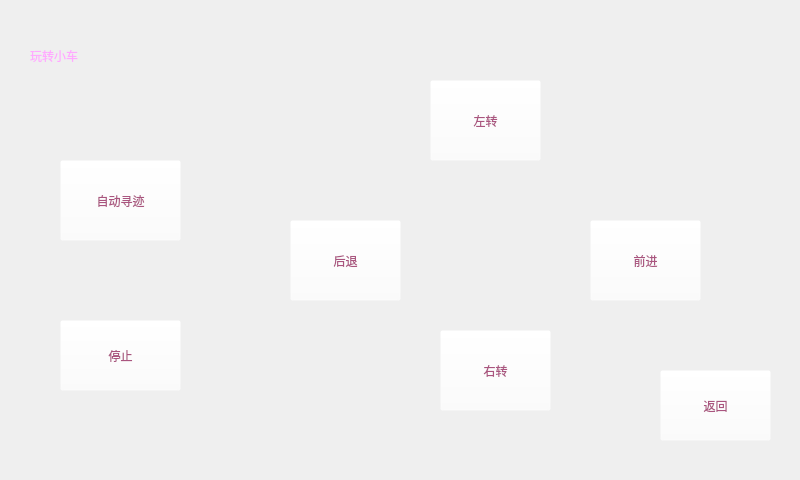
<?xml version="1.0" encoding="UTF-8"?>
<ui version="4.0">
 <class>SmartCar</class>
 <widget class="QWidget" name="SmartCar">
  <property name="geometry">
   <rect>
    <x>0</x>
    <y>0</y>
    <width>800</width>
    <height>480</height>
   </rect>
  </property>
  <property name="minimumSize">
   <size>
    <width>800</width>
    <height>480</height>
   </size>
  </property>
  <property name="maximumSize">
   <size>
    <width>800</width>
    <height>480</height>
   </size>
  </property>
  <property name="windowTitle">
   <string>Form</string>
  </property>
  <widget class="QLabel" name="label">
   <property name="geometry">
    <rect>
     <x>30</x>
     <y>30</y>
     <width>201</width>
     <height>51</height>
    </rect>
   </property>
   <property name="styleSheet">
    <string notr="true">font: 75 72pt &quot;Ubuntu&quot;;
background-color: rgba(255, 255, 255, 0);
color: rgb(255, 170, 255);
</string>
   </property>
   <property name="text">
    <string>玩转小车</string>
   </property>
  </widget>
  <widget class="QPushButton" name="pushButton">
   <property name="geometry">
    <rect>
     <x>60</x>
     <y>160</y>
     <width>121</width>
     <height>81</height>
    </rect>
   </property>
   <property name="styleSheet">
    <string notr="true">background-color: rgba(255, 255, 255, 0);
color: rgb(170, 85, 127);
font: 75 72pt &quot;Ubuntu&quot;;</string>
   </property>
   <property name="text">
    <string>自动寻迹</string>
   </property>
  </widget>
  <widget class="QPushButton" name="pushButton_2">
   <property name="geometry">
    <rect>
     <x>60</x>
     <y>320</y>
     <width>121</width>
     <height>71</height>
    </rect>
   </property>
   <property name="styleSheet">
    <string notr="true">font: 75 72pt &quot;Ubuntu&quot;;
background-color: rgba(255, 255, 255, 0);
color: rgb(170, 85, 127);</string>
   </property>
   <property name="text">
    <string>停止</string>
   </property>
  </widget>
  <widget class="QPushButton" name="pushButton_3">
   <property name="geometry">
    <rect>
     <x>430</x>
     <y>80</y>
     <width>111</width>
     <height>81</height>
    </rect>
   </property>
   <property name="styleSheet">
    <string notr="true">font: 75 72pt &quot;Ubuntu&quot;;
background-color: rgba(255, 255, 255, 0);
color: rgb(170, 85, 127);</string>
   </property>
   <property name="text">
    <string>左转</string>
   </property>
  </widget>
  <widget class="QPushButton" name="pushButton_4">
   <property name="geometry">
    <rect>
     <x>290</x>
     <y>220</y>
     <width>111</width>
     <height>81</height>
    </rect>
   </property>
   <property name="styleSheet">
    <string notr="true">font: 75 72pt &quot;Ubuntu&quot;;
background-color: rgba(255, 255, 255, 0);
color: rgb(170, 85, 127);</string>
   </property>
   <property name="text">
    <string>后退</string>
   </property>
  </widget>
  <widget class="QPushButton" name="pushButton_5">
   <property name="geometry">
    <rect>
     <x>440</x>
     <y>330</y>
     <width>111</width>
     <height>81</height>
    </rect>
   </property>
   <property name="styleSheet">
    <string notr="true">font: 75 72pt &quot;Ubuntu&quot;;
background-color: rgba(255, 255, 255, 0);
color: rgb(170, 85, 127);
</string>
   </property>
   <property name="text">
    <string>右转</string>
   </property>
  </widget>
  <widget class="QPushButton" name="pushButton_6">
   <property name="geometry">
    <rect>
     <x>590</x>
     <y>220</y>
     <width>111</width>
     <height>81</height>
    </rect>
   </property>
   <property name="styleSheet">
    <string notr="true">font: 75 72pt &quot;Ubuntu&quot;;
background-color: rgba(255, 255, 255, 0);
color: rgb(170, 85, 127);</string>
   </property>
   <property name="text">
    <string>前进</string>
   </property>
  </widget>
  <widget class="QPushButton" name="pushButton_7">
   <property name="geometry">
    <rect>
     <x>660</x>
     <y>370</y>
     <width>111</width>
     <height>71</height>
    </rect>
   </property>
   <property name="styleSheet">
    <string notr="true">font: 75 72pt &quot;Ubuntu&quot;;
background-color: rgba(255, 255, 255, 0);
color: rgb(170, 85, 127);</string>
   </property>
   <property name="text">
    <string>返回</string>
   </property>
  </widget>
 </widget>
 <resources/>
 <connections/>
</ui>
